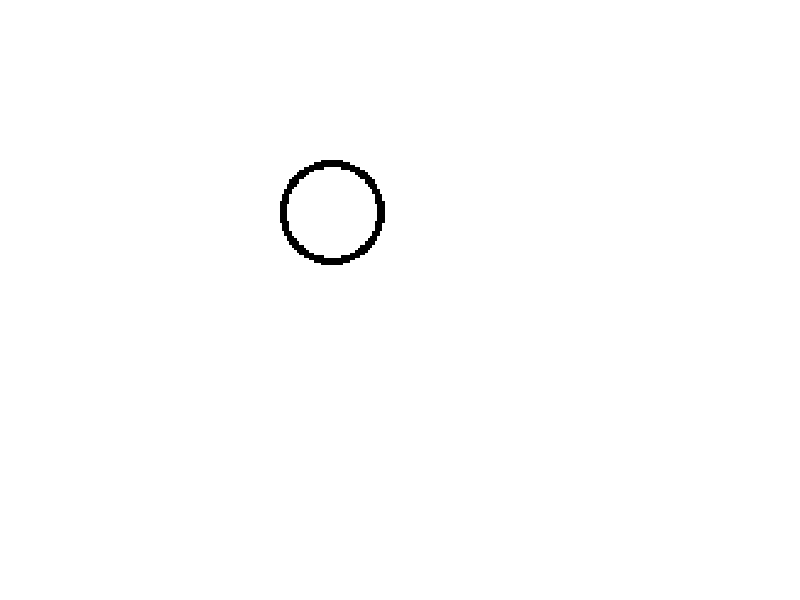

MATLAB code to generate this figure:
% Creating circle test image
output = zeros(200, 200);
for i = 1:200
    for j = 1:200
        if (abs(20^2 - ((i-69)^2 + (j-67)^2)) <= 60)
            output(i, j) = 1;
        end
    end
end
imshow(255*uint8(~output));
imwrite(uint8(~output), "circle.png");